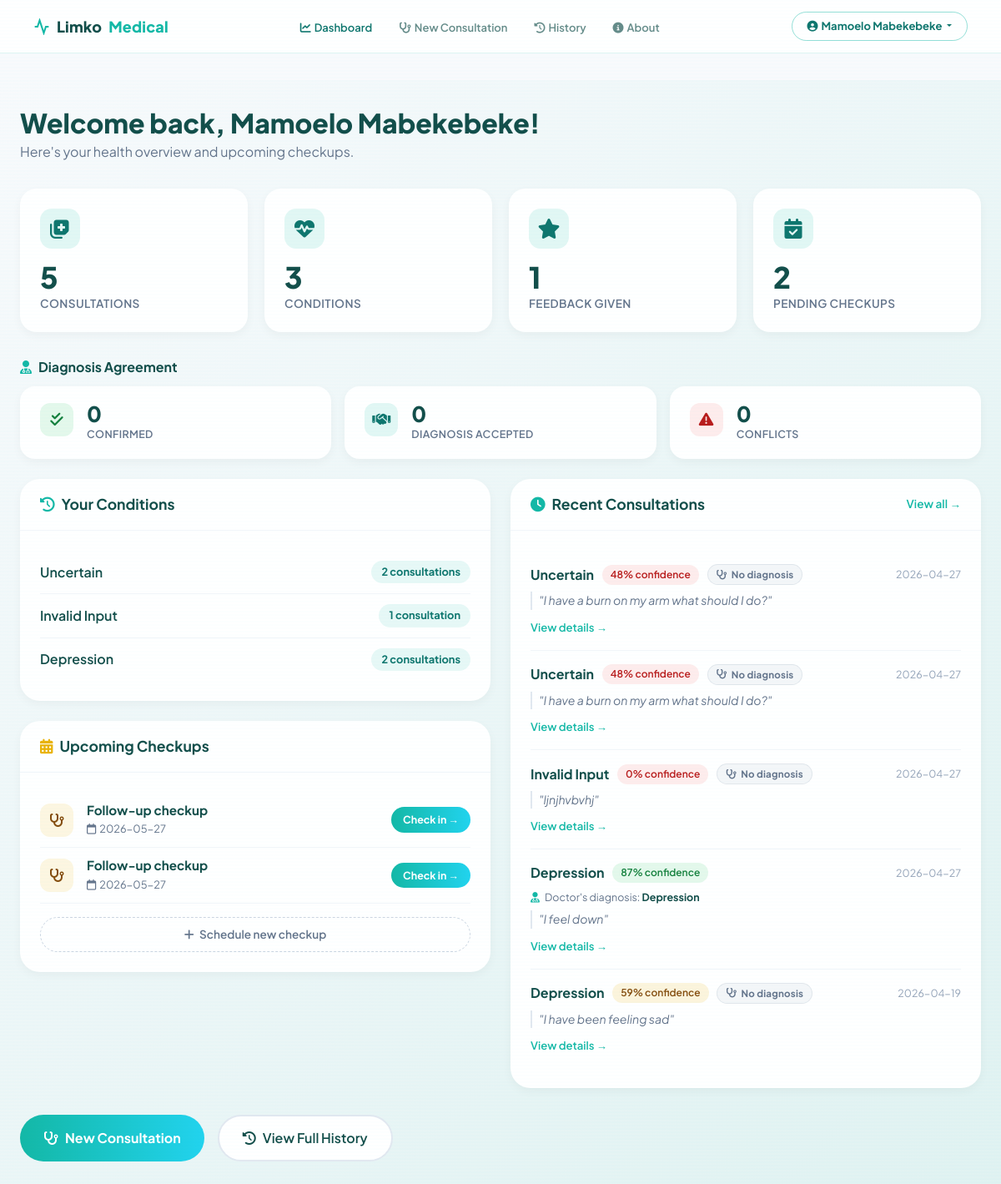
Screenshot of /dashboard (signed in) with the database file from the repository.
### tables this page shows
CREATE TABLE users (
                    user_id TEXT PRIMARY KEY,
                    email TEXT UNIQUE,
                    full_name TEXT,
                    password_hash TEXT,
                    age INTEGER,
                    gender TEXT,
                    created_at TIMESTAMP DEFAULT CURRENT_TIMESTAMP,
                    last_login TIMESTAMP
                );

CREATE TABLE checkups (
                    checkup_id INTEGER PRIMARY KEY AUTOINCREMENT,
                    user_id TEXT NOT NULL,
                    consultation_id INTEGER,
                    scheduled_date DATE,
                    status TEXT DEFAULT 'pending',
                    notes TEXT,
                    created_at TIMESTAMP DEFAULT CURRENT_TIMESTAMP, feeling TEXT, severity INTEGER, medication_adherence TEXT,
                    FOREIGN KEY (user_id) REFERENCES users(user_id),
                    FOREIGN KEY (consultation_id) REFERENCES consultations(consultation_id)
                );

CREATE TABLE consultations (
                    consultation_id INTEGER PRIMARY KEY AUTOINCREMENT,
                    user_id TEXT NOT NULL,
                    symptoms TEXT NOT NULL,
                    predicted_condition TEXT NOT NULL,
                    confidence REAL NOT NULL,
                    recommendations TEXT,
                    created_at TIMESTAMP DEFAULT CURRENT_TIMESTAMP, user_diagnosis TEXT, diagnosis_agreement TEXT,
                    FOREIGN KEY (user_id) REFERENCES users(user_id)
                );

### web/routes.py (the view)
@main_bp.route('/dashboard')
@login_required
def dashboard():
    history_service = get_history_service()
    auth_service = get_auth_service()
    user_id = session['user_id']
    user = auth_service.get_user_profile(user_id)
    consultations = history_service.get_user_history(user_id, limit=10)
    checkups = history_service.get_upcoming_checkups(user_id)
    previous_conditions = history_service.get_previous_conditions(user_id)
    stats = history_service.get_user_stats(user_id)
    return render_template('dashboard.html',
                           user=user,
                           consultations=consultations,
                           checkups=checkups,
                           previous_conditions=previous_conditions,
                           stats=stats)

### web/templates/dashboard.html (shortened to what this page needs)
{% extends "base.html" %}
{% block navbar %}
<nav class="main-nav" style="margin-bottom:2rem;">
    <a href="{{ url_for('main.dashboard') }}" class="main-nav-logo">
        <svg viewBox="0 0 24 24" fill="none" stroke="#14b8a6" stroke-width="2.5">
            <polyline points="22 12 18 12 15 21 9 3 6 12 2 12"/>
        </svg>
        Limko<span>Medical</span>
    </a>
    <ul class="main-nav-links">
        <li><a href="{{ url_for('main.dashboard') }}" class="{% if request.endpoint == 'main.dashboard' %}active{% endif %}"><i class="fas fa-chart-line me-1"></i>Dashboard</a></li>
        <li><a href="{{ url_for('main.predict') }}" class="{% if request.endpoint == 'main.predict' %}active{% endif %}"><i class="fas fa-stethoscope me-1"></i>New Consultation</a></li>
        <li><a href="{{ url_for('main.history') }}" class="{% if request.endpoint == 'main.history' %}active{% endif %}"><i class="fas fa-history me-1"></i>History</a></li>
        <li><a href="{{ url_for('main.about') }}" class="{% if request.endpoint == 'main.about' %}active{% endif %}"><i class="fas fa-info-circle me-1"></i>About</a></li>
    </ul>
    <div class="main-nav-actions">
        {% if user %}
        <div class="dropdown">
            <button class="nav-btn-ghost dropdown-toggle" type="button" id="userDropdown" data-bs-toggle="dropdown" aria-expanded="false">
                <i class="fas fa-user-circle me-1"></i>{{ user.full_name or user.email.split('@')[0] }}
            </button>
        </div>
        {% else %}
        <a href="{{ url_for('main.login') }}" class="nav-btn-ghost">Sign in</a>
        <a href="{{ url_for('main.predict') }}" class="nav-btn-fill">Get started</a>
        {% endif %}
    </div>
</nav>
{% endblock %}
{% block content %}
{% set ns = namespace(confirmed=0,accepted=0,overridden=0,conflict=0,with_diag=0) %}
{% for c in consultations %}
    {% if c.user_diagnosis %}
        {% set ns.with_diag = ns.with_diag + 1 %}
        {% if c.diagnosis_agreement == 'confirmed'  %}{% set ns.confirmed  = ns.confirmed  + 1 %}{% endif %}
        {% if c.diagnosis_agreement == 'accepted'   %}{% set ns.accepted   = ns.accepted   + 1 %}{% endif %}
        {% if c.diagnosis_agreement == 'overridden' %}{% set ns.overridden = ns.overridden + 1 %}{% endif %}
        {% if c.diagnosis_agreement == 'conflict'   %}{% set ns.conflict   = ns.conflict   + 1 %}{% endif %}
    {% endif %}
{% endfor %}
{% set conflict_consultations = consultations | selectattr('diagnosis_agreement','equalto','conflict') | list %}
<div class="dashboard-page">
  <div class="dashboard-container">
    <div class="welcome-header">
      <h1>Welcome back, {{ user.full_name or user.email.split('@')[0] }}!</h1>
      <p>Here's your health overview and upcoming checkups.</p>
    </div>
    <div class="stats-grid">
      <div class="stat-card">
        <div class="stat-icon"><i class="fas fa-notes-medical"></i></div>
        <div class="stat-value">{{ stats.total_consultations }}</div>
        <div class="stat-label">Consultations</div>
      </div>
      <div class="stat-card">
        <div class="stat-icon"><i class="fas fa-heartbeat"></i></div>
        <div class="stat-value">{{ stats.conditions_treated }}</div>
        <div class="stat-label">Conditions</div>
      </div>
      <div class="stat-card">
        <div class="stat-icon"><i class="fas fa-star"></i></div>
        <div class="stat-value">{{ stats.feedback_given }}</div>
        <div class="stat-label">Feedback Given</div>
      </div>
      <div class="stat-card">
        <div class="stat-icon"><i class="fas fa-calendar-check"></i></div>
        <div class="stat-value">{{ stats.pending_checkups }}</div>
        <div class="stat-label">Pending Checkups</div>
      </div>
    </div>
    {% if ns.with_diag > 0 %}
    <div class="insights-panel">
      <div style="padding:0 0 0.85rem;">
        <h3 style="font-size:1rem;font-weight:700;color:#134e4a;margin:0;">
          <i class="fas fa-user-md me-2" style="color:#14b8a6;"></i>Diagnosis Agreement
        </h3>
      </div>
      <div class="insight-row">
        <div class="insight-card">
          <div class="insight-icon green"><i class="fas fa-check-double"></i></div>
          <div><div class="insight-value">{{ ns.confirmed }}</div><div class="insight-label">Confirmed</div></div>
        </div>
        <div class="insight-card">
          <div class="insight-icon teal"><i class="fas fa-handshake"></i></div>
          <div><div class="insight-value">{{ ns.accepted + ns.overridden }}</div><div class="insight-label">Diagnosis accepted</div></div>
        </div>
        <div class="insight-card">
          <div class="insight-icon red"><i class="fas fa-exclamation-triangle"></i></div>
          <div><div class="insight-value">{{ ns.conflict }}</div><div class="insight-label">Conflicts</div></div>
        </div>
      </div>
    </div>
    {% endif %}
    <div class="dashboard-grid">
      <div>
        <div class="dashboard-card" style="margin-bottom:1.5rem;">
          <div class="card-header">
            <h3><i class="fas fa-history me-2" style="color:#14b8a6;"></i>Your Conditions</h3>
          </div>
          <div class="card-body">
            {% if previous_conditions %}
              {% for cond in previous_conditions %}
              <div class="condition-item">
                <span class="condition-name">{{ cond.condition }}</span>
                <span class="condition-count">{{ cond.count }} consultation{{ 's' if cond.count > 1 }}</span>
              </div>
              {% endfor %}
            {% else %}
              <div class="empty-state"><i class="fas fa-clipboard-list"></i><p>No conditions recorded yet.<br>Start a consultation to get started.</p></div>
            {% endif %}
          </div>
        </div>
        <div class="dashboard-card">
          <div class="card-header">
            <h3><i class="fas fa-calendar-alt me-2" style="color:#eab308;"></i>Upcoming Checkups</h3>
          </div>
          <div class="card-body">
            {% if checkups %}
              {% for checkup in checkups %}
              <div class="checkup-item">
                <div class="checkup-icon"><i class="fas fa-stethoscope"></i></div>
                <div class="checkup-info">
                  <h4>Follow-up checkup</h4>
                  <p><i class="far fa-calendar me-1"></i>{{ checkup.scheduled_date }}</p>
                </div>
                <button class="checkup-action-btn" onclick="openCheckupModal('{{ checkup.checkup_id }}','{{ checkup.scheduled_date }}')">Check in →</button>
              </div>
              {% endfor %}
            {% else %}
              <div class="empty-state"><i class="fas fa-calendar"></i><p>No upcoming checkups.<br>Schedule one after your next consultation!</p></div>
            {% endif %}
            <div style="margin-top:1rem;text-align:center;">
              <button onclick="openNewCheckupModal()" style="background:none;border:1.5px dashed #cbd5e1;color:#64748b;padding:10px 20px;border-radius:50px;font-size:0.85rem;font-weight:600;cursor:pointer;width:100%;transition:all .2s;" onmouseover="this.style.borderColor='#14b8a6';this.style.color='#0f766e';" onmouseout="this.style.borderColor='#cbd5e1';this.style.color='#64748b';">
                <i class="fas fa-plus me-1"></i> Schedule new checkup
              </button>
            </div>
          </div>
        </div>
      </div>
      <div class="dashboard-card">
        <div class="card-header">
          <h3><i class="fas fa-clock me-2" style="color:#14b8a6;"></i>Recent Consultations</h3>
          <a href="{{ url_for('main.history') }}">View all →</a>
        </div>
        <div class="card-body">
          {% if consultations %}
            {% for consult in consultations[:5] %}
            <div class="consultation-item">
              <div class="consultation-meta">
                <span class="consultation-condition">{{ consult.condition }}</span>
                {% set cl = 'High' if consult.confidence >= 0.7 else ('Moderate' if consult.confidence >= 0.5 else 'Low') %}
                <span class="consultation-confidence confidence-{{ cl|lower }}">{{ (consult.confidence * 100)|int }}% confidence</span>
                {% if consult.user_diagnosis %}
                  {% if consult.diagnosis_agreement == 'confirmed' %}<span class="diag-badge diag-confirmed"><i class="fas fa-check-circle"></i> Confirmed</span>
                  {% elif consult.diagnosis_agreement == 'accepted' %}<span class="diag-badge diag-accepted"><i class="fas fa-handshake"></i> Accepted</span>
                  {% elif consult.diagnosis_agreement == 'overridden' %}<span class="diag-badge diag-overridden"><i class="fas fa-user-md"></i> Dr. override</span>
                  {% elif consult.diagnosis_agreement == 'conflict' %}<span class="diag-badge diag-conflict"><i class="fas fa-exclamation-triangle"></i> Conflict</span>
                  {% endif %}
                {% else %}
                  <span class="diag-badge diag-none"><i class="fas fa-stethoscope"></i> No diagnosis</span>
                {% endif %}
                <span class="consultation-date">{{ consult.created_at[:10] }}</span>
              </div>
              {% if consult.user_diagnosis %}
              <div style="font-size:0.78rem;color:#64748b;margin-bottom:0.4rem;">
                <i class="fas fa-user-md" style="color:#14b8a6;margin-right:4px;"></i>
                Doctor's diagnosis: <strong style="color:#134e4a;">{{ consult.user_diagnosis }}</strong>
              </div>
              {% endif %}
              <div class="consultation-symptoms">"{{ consult.symptoms[:100] }}{% if consult.symptoms|length > 100 %}...{% endif %}"</div>
              <a href="#" class="consultation-link">View details →</a>
            </div>
            {% endfor %}
          {% else %}
            <div class="empty-state"><i class="fas fa-notes-medical"></i><p>No consultations yet.<br>Start your first consultation now!</p></div>
          {% endif %}
        </div>
      </div>
    </div>
    <div class="action-buttons">
      <a href="{{ url_for('main.predict') }}" class="btn-primary-large"><i class="fas fa-stethoscope"></i> New Consultation</a>
      <a href="{{ url_for('main.history') }}" class="btn-secondary-large"><i class="fas fa-history"></i> View Full History</a>
    </div>
  </div>
</div>
{% endblock %}

### rows the page displays
users: full_name "Mamoelo Mabekebeke"
checkups: scheduled_date "2026-05-27"
checkups: scheduled_date "2026-05-27"
consultations: condition "Uncertain", (consult.confidence*100)|int "48", shows "No diagnosis", created_at "2026-04-27", symptoms "I have a burn on my arm what should I do?"
consultations: condition "Uncertain", (consult.confidence*100)|int "48", shows "No diagnosis", created_at "2026-04-27", symptoms "I have a burn on my arm what should I do?"
consultations: condition "Invalid Input", (consult.confidence*100)|int "0", shows "No diagnosis", created_at "2026-04-27", symptoms "ljnjhvbvhj"
consultations: condition "Depression", (consult.confidence*100)|int "87", created_at "2026-04-27", user_diagnosis "Depression", symptoms "I feel down"
consultations: condition "Depression", (consult.confidence*100)|int "59", shows "No diagnosis", created_at "2026-04-19", symptoms "I have been feeling sad"

### other values shown
{{ stats.total_consultations }} "5"
{{ stats.conditions_treated }} "3"
{{ stats.feedback_given }} "1"
{{ stats.pending_checkups }} "2"
{{ ns.confirmed }} "0"
{{ ns.accepted + ns.overridden }} "0"
{{ ns.conflict }} "0"
{{ cond.condition }} "Uncertain" "Invalid Input" "Depression"
{{ cond.count }} "2" "1" "2"
{{ 's' if cond.count > 1 }} "s" "s"
